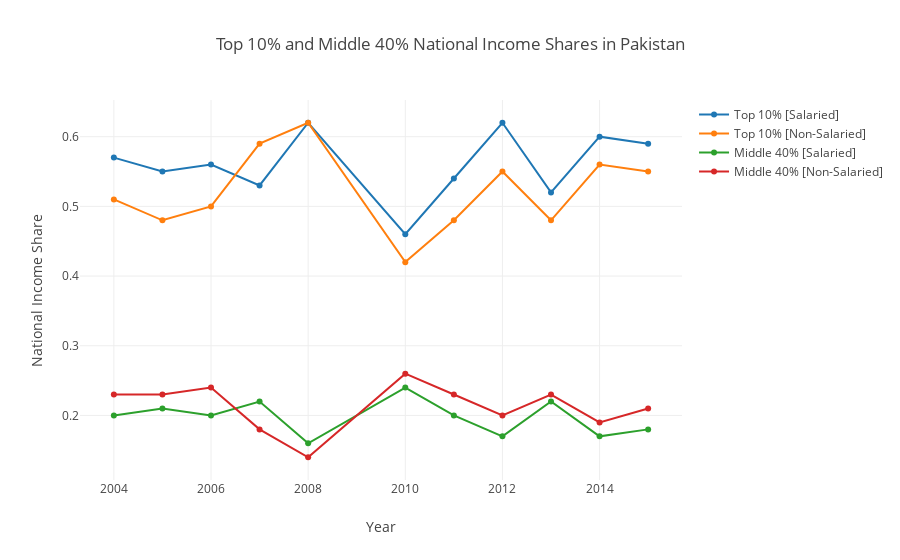

Notebook source saved alongside this figure:
### Code cell
top_10_trace_salaried = go.Scatter(
    x = years,
    y = top_10_income_shares_salaried,
    name = "Top 10% [Salaried]"
)

top_10_trace_nonsalaried = go.Scatter(
    x = years,
    y = top_10_income_shares_nonsalaried,
    name = "Top 10% [Non-Salaried]"
)

middle_40_trace_salaried = go.Scatter(
    x = years,
    y = middle_40_income_shares_salaried,
    name = "Middle 40% [Salaried]"
)

middle_40_trace_nonsalaried = go.Scatter(
    x = years,
    y = middle_40_income_shares_nonsalaried,
    name = "Middle 40% [Non-Salaried]"
)

layout = dict(title = 'Top 10% and Middle 40% National Income Shares in Pakistan',
              xaxis = dict(title = 'Year'),
              yaxis = dict(title = 'National Income Share'),
              )
data = [top_10_trace_salaried, top_10_trace_nonsalaried, middle_40_trace_salaried, middle_40_trace_nonsalaried]
top10_middle40_share = plotly.offline.iplot({
    "data": data,
    "layout": layout
})
top10_middle40_share

### Figure 1 — Plotly figure (JSON) as saved in the notebook; plotly's stock layout.template omitted (floating-point values rounded to 4 significant figures)
{"data": [{"name": "Top 10% [Salaried]", "type": "scatter", "x": [2004, 2005, 2006, 2007, 2008, 2010, 2011, 2012, 2013, 2014, 2015], "y": [0.57, 0.55, 0.56, 0.53, 0.62, 0.46, 0.54, 0.62, 0.52, 0.6, 0.59]}, {"name": "Top 10% [Non-Salaried]", "type": "scatter", "x": [2004, 2005, 2006, 2007, 2008, 2010, 2011, 2012, 2013, 2014, 2015], "y": [0.51, 0.48, 0.5, 0.59, 0.62, 0.42, 0.48, 0.55, 0.48, 0.56, 0.55]}, {"name": "Middle 40% [Salaried]", "type": "scatter", "x": [2004, 2005, 2006, 2007, 2008, 2010, 2011, 2012, 2013, 2014, 2015], "y": [0.2, 0.21, 0.2, 0.22, 0.16, 0.24, 0.2, 0.17, 0.22, 0.17, 0.18]}, {"name": "Middle 40% [Non-Salaried]", "type": "scatter", "x": [2004, 2005, 2006, 2007, 2008, 2010, 2011, 2012, 2013, 2014, 2015], "y": [0.23, 0.23, 0.24, 0.18, 0.14, 0.26, 0.23, 0.2, 0.23, 0.19, 0.21]}], "layout": {"title": "Top 10% and Middle 40% National Income Shares in Pakistan", "xaxis": {"title": "Year"}, "yaxis": {"title": "National Income Share"}}}
